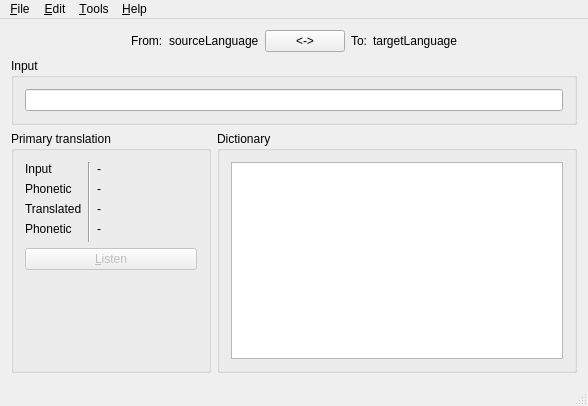
<?xml version="1.0" encoding="UTF-8"?>
<ui version="4.0">
 <class>MainWindow</class>
 <widget class="QMainWindow" name="MainWindow">
  <property name="geometry">
   <rect>
    <x>0</x>
    <y>0</y>
    <width>588</width>
    <height>406</height>
   </rect>
  </property>
  <property name="windowTitle">
   <string>MainWindow</string>
  </property>
  <widget class="QWidget" name="centralWidget">
   <layout class="QVBoxLayout" name="verticalLayout">
    <item>
     <layout class="QHBoxLayout" name="horizontalLayout_3">
      <item>
       <spacer name="horizontalSpacer">
        <property name="orientation">
         <enum>Qt::Horizontal</enum>
        </property>
        <property name="sizeHint" stdset="0">
         <size>
          <width>40</width>
          <height>20</height>
         </size>
        </property>
       </spacer>
      </item>
      <item>
       <widget class="QLabel" name="label_6">
        <property name="sizePolicy">
         <sizepolicy hsizetype="Fixed" vsizetype="Preferred">
          <horstretch>0</horstretch>
          <verstretch>0</verstretch>
         </sizepolicy>
        </property>
        <property name="text">
         <string>From:</string>
        </property>
       </widget>
      </item>
      <item>
       <widget class="QLabel" name="sourceLanguage">
        <property name="text">
         <string>sourceLanguage</string>
        </property>
       </widget>
      </item>
      <item>
       <widget class="QPushButton" name="swapLanguages">
        <property name="text">
         <string>&lt;-&gt;</string>
        </property>
       </widget>
      </item>
      <item>
       <widget class="QLabel" name="label_4">
        <property name="sizePolicy">
         <sizepolicy hsizetype="Fixed" vsizetype="Preferred">
          <horstretch>0</horstretch>
          <verstretch>0</verstretch>
         </sizepolicy>
        </property>
        <property name="text">
         <string>To:</string>
        </property>
       </widget>
      </item>
      <item>
       <widget class="QLabel" name="targetLanguage">
        <property name="text">
         <string>targetLanguage</string>
        </property>
       </widget>
      </item>
      <item>
       <spacer name="horizontalSpacer_2">
        <property name="orientation">
         <enum>Qt::Horizontal</enum>
        </property>
        <property name="sizeHint" stdset="0">
         <size>
          <width>40</width>
          <height>20</height>
         </size>
        </property>
       </spacer>
      </item>
     </layout>
    </item>
    <item>
     <widget class="QGroupBox" name="groupBox_3">
      <property name="sizePolicy">
       <sizepolicy hsizetype="Preferred" vsizetype="Maximum">
        <horstretch>0</horstretch>
        <verstretch>0</verstretch>
       </sizepolicy>
      </property>
      <property name="title">
       <string>Input</string>
      </property>
      <layout class="QHBoxLayout" name="horizontalLayout">
       <item>
        <widget class="QLineEdit" name="input"/>
       </item>
      </layout>
     </widget>
    </item>
    <item>
     <layout class="QHBoxLayout" name="horizontalLayout_2">
      <item>
       <widget class="QGroupBox" name="groupBox">
        <property name="minimumSize">
         <size>
          <width>200</width>
          <height>0</height>
         </size>
        </property>
        <property name="title">
         <string>Primary translation</string>
        </property>
        <layout class="QGridLayout" name="gridLayout">
         <item row="0" column="0">
          <widget class="QLabel" name="label">
           <property name="sizePolicy">
            <sizepolicy hsizetype="Fixed" vsizetype="Preferred">
             <horstretch>0</horstretch>
             <verstretch>0</verstretch>
            </sizepolicy>
           </property>
           <property name="text">
            <string>Input</string>
           </property>
          </widget>
         </item>
         <item row="0" column="2">
          <widget class="QLabel" name="sourceText">
           <property name="text">
            <string>-</string>
           </property>
          </widget>
         </item>
         <item row="6" column="0" colspan="3">
          <spacer name="verticalSpacer">
           <property name="orientation">
            <enum>Qt::Vertical</enum>
           </property>
           <property name="sizeHint" stdset="0">
            <size>
             <width>20</width>
             <height>40</height>
            </size>
           </property>
          </spacer>
         </item>
         <item row="0" column="1" rowspan="5">
          <widget class="Line" name="line">
           <property name="orientation">
            <enum>Qt::Vertical</enum>
           </property>
          </widget>
         </item>
         <item row="1" column="0">
          <widget class="QLabel" name="label_5">
           <property name="sizePolicy">
            <sizepolicy hsizetype="Fixed" vsizetype="Preferred">
             <horstretch>0</horstretch>
             <verstretch>0</verstretch>
            </sizepolicy>
           </property>
           <property name="text">
            <string>Phonetic</string>
           </property>
          </widget>
         </item>
         <item row="1" column="2">
          <widget class="QLabel" name="sourcePhonetic">
           <property name="text">
            <string>-</string>
           </property>
          </widget>
         </item>
         <item row="2" column="0">
          <widget class="QLabel" name="label_3">
           <property name="sizePolicy">
            <sizepolicy hsizetype="Fixed" vsizetype="Preferred">
             <horstretch>0</horstretch>
             <verstretch>0</verstretch>
            </sizepolicy>
           </property>
           <property name="text">
            <string>Translated</string>
           </property>
          </widget>
         </item>
         <item row="2" column="2">
          <widget class="QLabel" name="translatedText">
           <property name="text">
            <string>-</string>
           </property>
          </widget>
         </item>
         <item row="3" column="2">
          <widget class="QLabel" name="translatedPhonetic">
           <property name="text">
            <string>-</string>
           </property>
          </widget>
         </item>
         <item row="3" column="0">
          <widget class="QLabel" name="label_7">
           <property name="sizePolicy">
            <sizepolicy hsizetype="Fixed" vsizetype="Preferred">
             <horstretch>0</horstretch>
             <verstretch>0</verstretch>
            </sizepolicy>
           </property>
           <property name="text">
            <string>Phonetic</string>
           </property>
          </widget>
         </item>
         <item row="5" column="0" colspan="3">
          <widget class="QPushButton" name="listen">
           <property name="enabled">
            <bool>false</bool>
           </property>
           <property name="text">
            <string>&amp;Listen</string>
           </property>
          </widget>
         </item>
        </layout>
       </widget>
      </item>
      <item>
       <widget class="QGroupBox" name="groupBox_2">
        <property name="title">
         <string>Dictionary</string>
        </property>
        <layout class="QVBoxLayout" name="verticalLayout_2">
         <item>
          <widget class="QTreeView" name="detailed"/>
         </item>
        </layout>
       </widget>
      </item>
     </layout>
    </item>
   </layout>
  </widget>
  <widget class="QMenuBar" name="menuBar">
   <property name="geometry">
    <rect>
     <x>0</x>
     <y>0</y>
     <width>588</width>
     <height>24</height>
    </rect>
   </property>
   <widget class="QMenu" name="menu_File">
    <property name="title">
     <string>&amp;File</string>
    </property>
    <addaction name="action_File_Exit"/>
   </widget>
   <widget class="QMenu" name="menu_Tools">
    <property name="title">
     <string>&amp;Tools</string>
    </property>
    <addaction name="action_Tools_Trainer"/>
    <addaction name="action_Tools_Options"/>
   </widget>
   <widget class="QMenu" name="menu_Edit">
    <property name="title">
     <string>&amp;Edit</string>
    </property>
    <addaction name="action_Edit_WordList"/>
    <addaction name="action_Edit_Phonetics"/>
    <addaction name="action_Edit_TextToSpeech"/>
   </widget>
   <widget class="QMenu" name="menu_Help">
    <property name="title">
     <string>&amp;Help</string>
    </property>
    <addaction name="action_Help_About"/>
   </widget>
   <addaction name="menu_File"/>
   <addaction name="menu_Edit"/>
   <addaction name="menu_Tools"/>
   <addaction name="menu_Help"/>
  </widget>
  <widget class="QStatusBar" name="statusBar"/>
  <action name="action_File_Exit">
   <property name="text">
    <string>E&amp;xit</string>
   </property>
   <property name="shortcut">
    <string>Ctrl+Q</string>
   </property>
  </action>
  <action name="action_Tools_Trainer">
   <property name="text">
    <string>Start &amp;Trainer</string>
   </property>
   <property name="shortcut">
    <string>Ctrl+T</string>
   </property>
  </action>
  <action name="action_Tools_Options">
   <property name="text">
    <string>&amp;Options</string>
   </property>
  </action>
  <action name="action_Edit_WordList">
   <property name="text">
    <string>&amp;Word list</string>
   </property>
  </action>
  <action name="action_Edit_Phonetics">
   <property name="text">
    <string>&amp;Phonetics</string>
   </property>
  </action>
  <action name="action_Edit_TextToSpeech">
   <property name="text">
    <string>&amp;Text-to-Speech</string>
   </property>
  </action>
  <action name="action_Help_About">
   <property name="text">
    <string>&amp;About</string>
   </property>
  </action>
 </widget>
 <layoutdefault spacing="6" margin="11"/>
 <resources/>
 <connections>
  <connection>
   <sender>action_File_Exit</sender>
   <signal>triggered()</signal>
   <receiver>MainWindow</receiver>
   <slot>close()</slot>
   <hints>
    <hint type="sourcelabel">
     <x>-1</x>
     <y>-1</y>
    </hint>
    <hint type="destinationlabel">
     <x>199</x>
     <y>149</y>
    </hint>
   </hints>
  </connection>
 </connections>
</ui>
